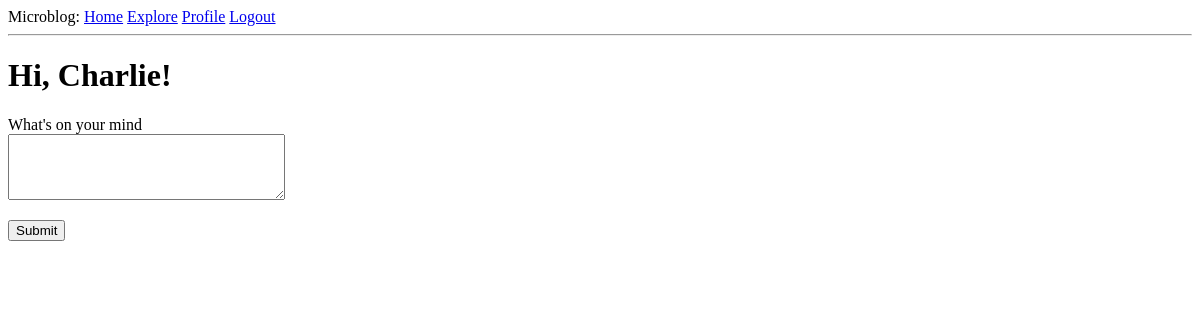
The page /index (signed in) on the database as committed earlier.
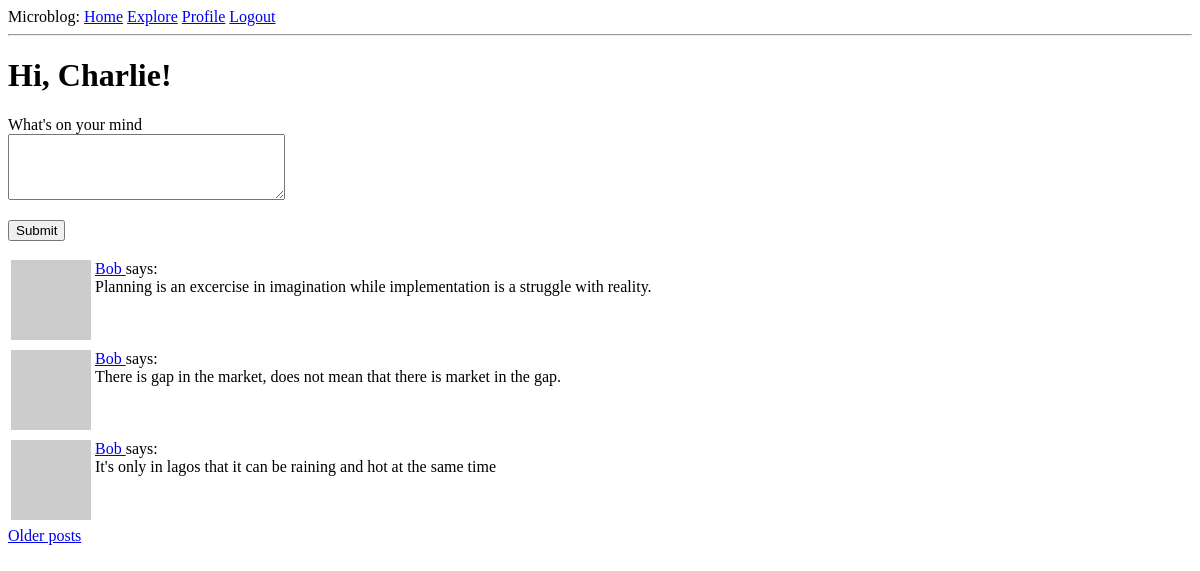
The same page on the database as committed later.
### app/models.py (models this page shows, shortened)
class User(UserMixin, db.Model):
    id = db.Column(db.Integer, primary_key=True)
    username = db.Column(db.String(64), index=True, unique=True)
    email = db.Column(db.String(120), index=True, unique=True)
    password_hash = db.Column(db.String(128))
    about_me = db.Column(db.String(140))
    last_seen = db.Column(db.DateTime, default=datetime.utcnow)
    posts = db.relationship('Post', backref='author', lazy='dynamic')
    followed = db.relationship(
        'User', secondary=followers,
        primaryjoin=(followers.c.follower_id == id),
        secondaryjoin=(followers.c.followed_id == id),
        backref=db.backref('followers', lazy='dynamic'), lazy='dynamic')
    def avatar(self, size):
        digest = md5(self.email.lower().encode('utf-8')).hexdigest()
        return f'https://www.gravatar.com/avatar/{ digest }?d=identicon&s={ size }'
    def followed_posts(self):
        followed = Post.query.join(
            followers, (followers.c.followed_id == Post.user_id)).filter(
                followers.c.follower_id == self.id)
        own = Post.query.filter_by(user_id=self.id)
        return followed.union(own).order_by(Post.timestamp.desc())

class Post(db.Model):
    id = db.Column(db.Integer, primary_key=True)
    body = db.Column(db.String(140))
    timestamp = db.Column(db.DateTime, index=True, default=datetime.utcnow)
    user_id = db.Column(db.Integer, db.ForeignKey('user.id'))

### app/routes.py (the view)
@app.route('/', methods=['GET', 'POST'])
@app.route('/index', methods=['GET', 'POST'])
@login_required
def index():
    form = PostForm()
    if form.validate_on_submit():
        post = Post(body=form.post.data, author=current_user)
        db.session.add(post)
        db.session.commit()
        flash('Your post is now live')
        return redirect(url_for('index'))
    page = request.args.get('page', 1, type=int)
    posts = current_user.followed_posts().paginate(
        page, app.config['POSTS_PER_PAGE'], False)
    next_url = url_for('index', page=posts.next_num) \
        if posts.has_next else None
    prev_url = url_for('index', page=posts.next_num) \
        if posts.has_prev else None
    return render_template("index.html", title="Home", form=form,
                           posts=posts.items, next_url=next_url,
                           prev_url=prev_url)

### app/forms.py
class PostForm(FlaskForm):
    post = TextAreaField("What's on your mind", validators=[DataRequired(), Length(min=1, max=140)])
    submit = SubmitField("Submit")

### app/models.py (called while the page is built)
@login.user_loader
def load_user(id):
    return User.query.get(int(id))

### app/routes.py (called while the page is built)
@app.before_request
def before_request():
    if current_user.is_authenticated:
        current_user.last_seen = datetime.utcnow()
        db.session.commit()

### app/templates/index.html (shortened to what this page needs)
{% extends "base.html" %}
{% block content %}
    <h1>Hi, {{ current_user.username }}!</h1>
    <form action="" method="post">
        {% if form %}
        <p>
            {{ form.post.label }}<br>
            {{ form.post(cols=32, rows=4) }}<br>
        </p>
        <p>{{ form.submit() }}</p>
    </form>
    {% endif %}
    {% for post in posts %}
        {% include '_post.html' %}
    {% endfor %}
    {% if next_url %}
    <a href="{{ next_url }}">Older posts</a>
    {% endif %}
{% endblock %}

### app/templates/base.html (shortened to what this page needs)
<!DOCTYPE html>
<html>
    <head>
    </head>
    <body>
        <div>
            Microblog:
            <a href="{{ url_for("index") }}">Home</a>
            <a href="{{ url_for("explore") }}">Explore</a>
            {% if current_user.is_anonymous %}
            <a href="{{ url_for("login") }}">Login</a>
            {% else %}
            <a href="{{ url_for('user', username=current_user.username) }}">Profile</a>
            <a href="{{ url_for("logout") }}">Logout</a>
            {% endif %}
        </div>
        <hr>
        {% block content %}{% endblock %}
    </body>
</html>

### app/templates/_post.html
    <table>
        <tr valign="top">
            <td><img src="{{ post.author.avatar(36) }}"></td>
            <td>
                <a href="{{ url_for('user', username=post.author.username) }}">
                    {{ post.author.username }}
                </a>
                says:<br>{{ post.body }}
            </td>
        </tr>
    </table>

Rows that differ between the two databases and show on the page:
added Post: author.username "Bob", body "Planning is an excercise in imagination while implementation is a struggle with reality."
added Post: author.username "Bob", body "There is gap in the market, does not mean that there is market in the gap."
added Post: author.username "Bob", body "It's only in lagos that it can be raining and hot at the same time"
Other text that changed with them:
text now shown: "Older posts"
